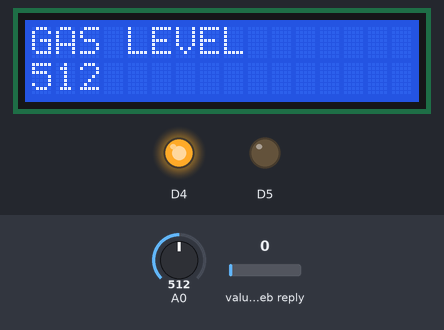
Bench run of a sketch on a simulated ESP8266 (NodeMCU). Shown: 16×2 character LCD, output pins drawn as LEDs (lit = HIGH). The test bench sets the inputs (shaded band); at power-on: A0 = 512, value in the web reply 0. WiFi joins after 1.5 s; servers stay silent unless stated; web services answer with replies made up by the test bench; what the sketch prints to the serial monitor is not drawn.

Above: at 7.8 s.
7.9 s: A0 set to 63
At 10.9 s:
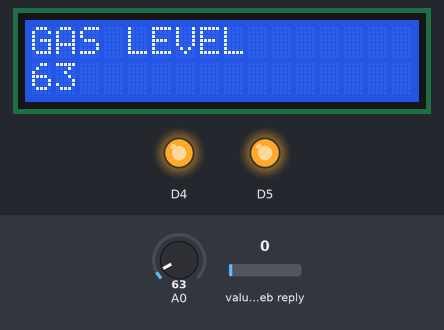
13.2 s: A0 set to 52
At 16.8 s:
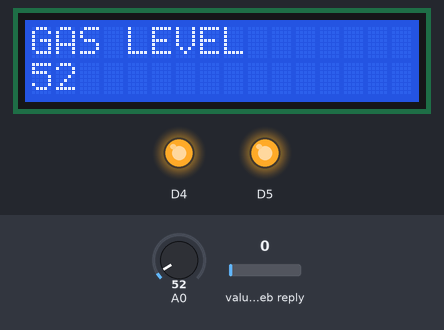
22.0 s: A0 set to 70
At 25.9 s:
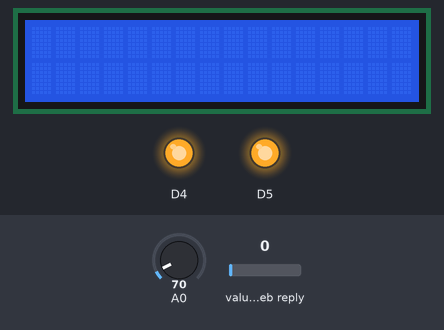
Timing chart, 0 to 27.4 s (numbered marks = the images above; inputs shaded):
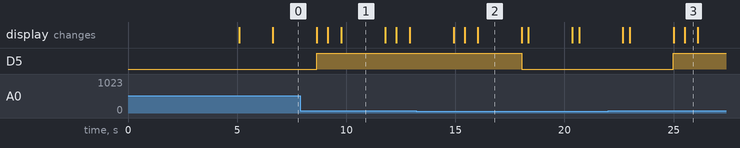

Measured:
- after the input at 13.2 s, D5: HIGH → LOW after 4.8 s
- after the input at 22.0 s, D5: LOW → HIGH after 3.0 s; the display: first differs from a run without the input after 0.98 s (image 3 shows a later state)
- what the display in image 1 shows lasts 2.0 s, from 9.8 s to 11.8 s
- what the display in image 3 shows lasts 0.6 s, from 25.5 s to 26.1 s

The sketch:

skct_mini_project_2024.ino
```cpp
#include <ThingSpeak.h>
#include <LCD_I2C.h>
#include "ESP_Wahaj.h"
#include <Wire.h>
int flag2=0;
String st = "";
uint32_t tsLastReport = 0;
LCD_I2C lcd(0x27);
int flag=0;
const int threshold = 60; // Gas level threshold
int gasAboveThresholdCount = 0; // Counter for consecutive readings above threshold

void setup()
{
  Serial.begin(9600);
  lcd.begin();
  lcd.backlight();
  lcd.setCursor(0, 0);
  lcd.print("VEHICLE");
  lcd.setCursor(0, 1);
  lcd.print("SMOKE DETECTION");
  delay(5000);
  lcd.clear();
     start("Project","12345678");

  // Your existing setup code
  pinMode(D5, OUTPUT);
  pinMode(D4, OUTPUT);
  pinMode(A0, INPUT);

  digitalWrite(D5, LOW);
  digitalWrite(D4, HIGH);

  // Start ThingSpeak
  ThingSpeak.begin(client);
}

void loop()
{
  int a = analogRead(A0);
  lcd.setCursor(0, 0);
  lcd.print("GAS LEVEL");
  lcd.setCursor(0, 1);
  lcd.print(a);
  delay(2000);
  lcd.clear();

  if ((a > threshold)&&flag2==0)
  {
    flag=1;
    gasAboveThresholdCount++;

    // Buzzer on and display on LCD for every gas level above 500
    digitalWrite(D5, HIGH);
    lcd.print(gasAboveThresholdCount);
    lcd.setCursor(0, 1);
    lcd.print("CARBON DETECTED");
    delay(500);
    lcd.clear();
    st = "TN45TH1004";
      ThingSpeak.setField(1, gasAboveThresholdCount);
      ThingSpeak.setField(2, a); // Assuming 'a' is the gas level
      ThingSpeak.setField(3, st);
      int x = ThingSpeak.writeFields(558170, "3CGD9PV3LKUFI6NY");
      int per = ThingSpeak.readIntField(549041, 1);
    if (gasAboveThresholdCount >= 3)
    {
      gasAboveThresholdCount=0;
      // If gas level above 500 for 3 consecutive times, set D4 low and send data to ThingSpeak
      if(flag==0)
      {
        flag=1;
      digitalWrite(D4, LOW);

      }

if(per==2)
{
  digitalWrite(D4, HIGH);
  }
  else if(per==3)
  {

    digitalWrite(D4, LOW);
    }
      // Reset the counter after taking action

    }
  }
  else if(a < threshold){
    flag2=0;
    digitalWrite(D5, LOW);
     int per = ThingSpeak.readIntField(549041, 1);
if(per==2)
{
  digitalWrite(D4, HIGH);
  }
    }


  // Your existing ThingSpeak code
}
```

ESP_Wahaj.h
```cpp
#include <ESP8266WiFi.h>
#include <ESP8266mDNS.h>
#include <WiFiClient.h>

// OUR SERVER'S PORT, 80 FOR DEFAULT
WiFiServer server(80);
WiFiClient client;
String rule;

void start(String ssid, String pass){
  WiFi.mode(WIFI_STA);
  WiFi.begin(ssid.c_str(),pass.c_str());

  Serial.println("");
// Wait for connection
  while (WiFi.status() != WL_CONNECTED) {
    delay(500);
    Serial.print(".");
  }
  Serial.println("");
  Serial.print("Connected to ");
  Serial.println(ssid);
  Serial.print("IP address: ");
  Serial.println(WiFi.localIP());
  if (!MDNS.begin("esp8266")) {
    Serial.println("Error setting up MDNS responder!");
    while (1) {
      delay(1000);
    }
  }
  Serial.println("mDNS responder started");
  server.begin();
  Serial.println("TCP server started");
  MDNS.addService("http", "tcp", 80);
}

bool isReqCame = false;

bool CheckNewReq(){
  client = server.available();
  if (!client) {
    return 0;
  }
/*
  while (client.connected() && !client.available()) {
    delay(1);
  }*/           //to make data transfer fast
  String req = client.readStringUntil('\r');
  int addr_start = req.indexOf(' ');
  int addr_end = req.indexOf(' ', addr_start + 1);
  if (addr_start == -1 || addr_end == -1) {
    Serial.print("Invalid request: ");
    Serial.println(req);
    return 0;
  }
  req = req.substring(addr_start + 1, addr_end);


  rule = req;
  isReqCame = true;

  client.flush();
  return 1;
}
void waitUntilNewReq(){
  do {CheckNewReq();} while (!isReqCame);
  isReqCame = false;
}

void returnThisStr(String final_data){
  String s;
  client.print(final_data);
}
void returnThisInt(int final_data){
  returnThisStr(String(final_data));
}

String getPath(){
  return rule;
}
```
